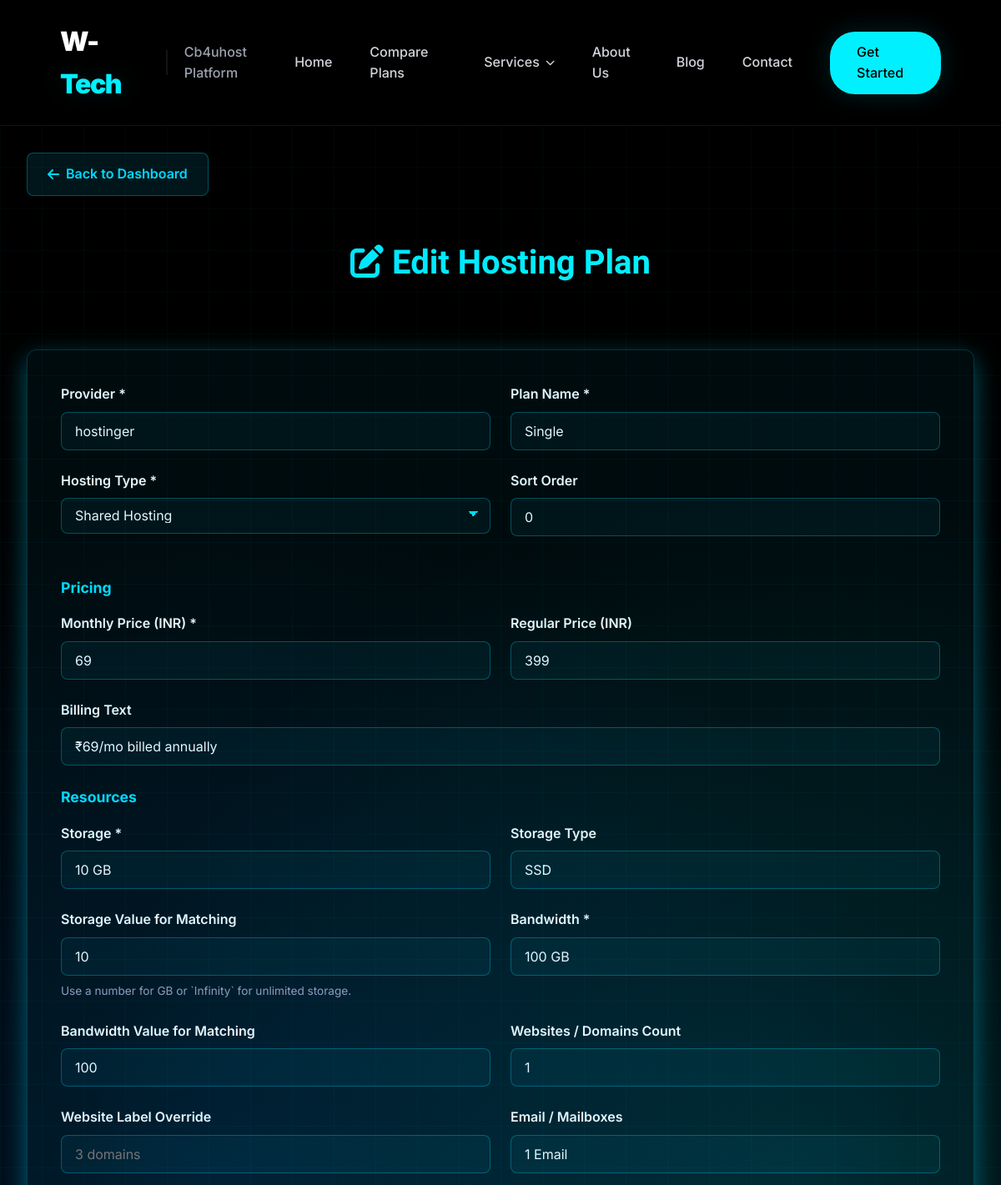
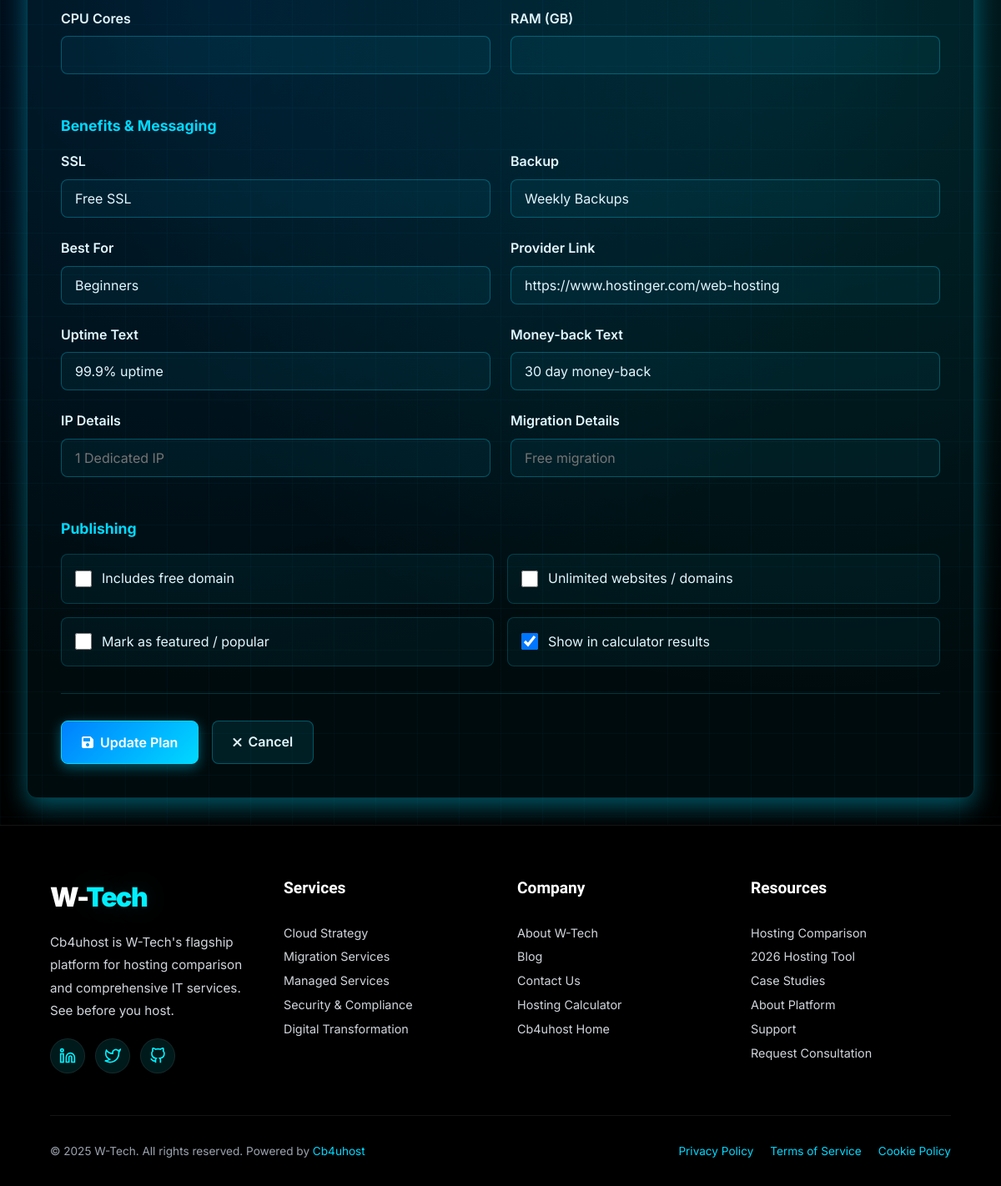
The page /admin/plans/edit/1 (signed in) on the database its author committed (2 pictures, top to bottom).
### app.py (models this page shows, shortened)
class HostingPlan(db.Model):
    id = db.Column(db.Integer, primary_key=True)
    provider = db.Column(db.String(120), nullable=False, index=True)
    name = db.Column(db.String(120), nullable=False)
    hosting_type = db.Column(db.String(30), nullable=False, index=True)
    price = db.Column(db.Integer, nullable=False)
    regular_price = db.Column(db.Integer, nullable=False)
    billing_text = db.Column(db.String(120))
    storage = db.Column(db.String(60), nullable=False)
    storage_value = db.Column(db.Float)
    storage_type = db.Column(db.String(30))
    bandwidth = db.Column(db.String(60), nullable=False)
    bandwidth_value = db.Column(db.Float)
    websites_value = db.Column(db.Integer)
    websites_text = db.Column(db.String(60))
    websites_unlimited = db.Column(db.Boolean, default=False)
    email = db.Column(db.String(120))
    free_domain = db.Column(db.Boolean, default=False)
    ssl = db.Column(db.String(120))
    backup = db.Column(db.String(120))
    best_for = db.Column(db.String(120))
    buy_link = db.Column(db.String(300))
    cpu_cores = db.Column(db.Integer)
    ram = db.Column(db.Integer)
    ips = db.Column(db.String(120))
    migration = db.Column(db.String(120))
    uptime = db.Column(db.String(60))
    money_back = db.Column(db.String(60))
    popular = db.Column(db.Boolean, default=False)
    active = db.Column(db.Boolean, default=True)
    sort_order = db.Column(db.Integer, default=0)
    created_at = db.Column(db.DateTime, default=datetime.utcnow, nullable=False)
    updated_at = db.Column(db.DateTime, default=datetime.utcnow, onupdate=datetime.utcnow)
    __table_args__ = (
        db.UniqueConstraint('provider', 'hosting_type', 'name', name='uq_hosting_plan_provider_type_name'),
    )

### app.py (the view, shortened to what this page needs)
@app.route('/admin/plans/edit/<int:plan_id>', methods=['GET', 'POST'])
@admin_required
def edit_plan(plan_id):
    plan = HostingPlan.query.get_or_404(plan_id)
    return render_template(
        'blog/plan_form.html',
        plan=plan,
        form_data=plan_form_data(plan),
        hosting_types=HOSTING_TYPE_CHOICES,
    )

### templates/blog/plan_form.html (shortened to what this page needs)
{% extends 'base.html' %}
{% block content %}
<div class="container">
    <a href="{{ url_for('admin_dashboard') }}" class="back-link">
        <i class="fas fa-arrow-left"></i> Back to Dashboard
    </a>
    <div class="page-header">
        <h1>{% if plan %}<i class="fas fa-edit"></i> Edit Hosting Plan{% else %}<i class="fas fa-plus-circle"></i> Create Hosting Plan{% endif %}</h1>
    </div>
    <div class="form-container">
        <form method="POST">
            <div class="grid-2">
                <div class="form-group">
                    <label for="provider">Provider *</label>
                    <input type="text" id="provider" name="provider" required value="{{ form_data.get('provider', '') }}" placeholder="Namecheap">
                </div>
                <div class="form-group">
                    <label for="name">Plan Name *</label>
                    <input type="text" id="name" name="name" required value="{{ form_data.get('name', '') }}" placeholder="Stellar">
                </div>
            </div>
            <div class="grid-2">
                <div class="form-group">
                    <label for="hosting_type">Hosting Type *</label>
                    <select id="hosting_type" name="hosting_type" required>
                        {% for value, label in hosting_types %}
                        <option value="{{ value }}" {% if form_data.get('hosting_type', 'shared') == value %}selected{% endif %}>{{ label }}</option>
                        {% endfor %}
                    </select>
                </div>
                <div class="form-group">
                    <label for="sort_order">Sort Order</label>
                    <input type="number" id="sort_order" name="sort_order" value="{{ form_data.get('sort_order', 0) }}" min="0">
                </div>
            </div>
            <div class="section-title">Pricing</div>
            <div class="grid-2">
                <div class="form-group">
                    <label for="price">Monthly Price (INR) *</label>
                    <input type="number" id="price" name="price" required value="{{ form_data.get('price', '') }}" min="1">
                </div>
                <div class="form-group">
                    <label for="regular_price">Regular Price (INR)</label>
                    <input type="number" id="regular_price" name="regular_price" value="{{ form_data.get('regular_price', '') }}" min="1">
                </div>
            </div>
            <div class="form-group">
                <label for="billing_text">Billing Text</label>
                <input type="text" id="billing_text" name="billing_text" value="{{ form_data.get('billing_text', '') }}" placeholder="₹127/mo billed annually">
            </div>
            <div class="section-title">Resources</div>
            <div class="grid-2">
                <div class="form-group">
                    <label for="storage">Storage *</label>
                    <input type="text" id="storage" name="storage" required value="{{ form_data.get('storage', '') }}" placeholder="20 GB">
                </div>
                <div class="form-group">
                    <label for="storage_type">Storage Type</label>
                    <input type="text" id="storage_type" name="storage_type" value="{{ form_data.get('storage_type', '') }}" placeholder="SSD">
                </div>
            </div>
            <div class="grid-2">
                <div class="form-group">
                    <label for="storage_value">Storage Value for Matching</label>
                    <input type="text" id="storage_value" name="storage_value" value="{{ form_data.get('storage_value', '') }}" placeholder="20 or Infinity">
                    <small>Use a number for GB or `Infinity` for unlimited storage.</small>
                </div>
                <div class="form-group">
                    <label for="bandwidth">Bandwidth *</label>
                    <input type="text" id="bandwidth" name="bandwidth" required value="{{ form_data.get('bandwidth', '') }}" placeholder="Unmetered">
                </div>
            </div>
            <div class="grid-2">
                <div class="form-group">
                    <label for="bandwidth_value">Bandwidth Value for Matching</label>
                    <input type="text" id="bandwidth_value" name="bandwidth_value" value="{{ form_data.get('bandwidth_value', '') }}" placeholder="100 or Infinity">
                </div>
                <div class="form-group">
                    <label for="websites_value">Websites / Domains Count</label>
                    <input type="number" id="websites_value" name="websites_value" value="{{ form_data.get('websites_value', '') }}" min="0">
                </div>
            </div>
            <div class="grid-2">
                <div class="form-group">
                    <label for="websites_text">Website Label Override</label>
                    <input type="text" id="websites_text" name="websites_text" value="{{ form_data.get('websites_text', '') }}" placeholder="3 domains">
                </div>
                <div class="form-group">
                    <label for="email">Email / Mailboxes</label>
                    <input type="text" id="email" name="email" value="{{ form_data.get('email', '') }}" placeholder="30 Mailboxes">
                </div>
            </div>
            <div class="grid-2">
                <div class="form-group">
                    <label for="cpu_cores">CPU Cores</label>
                    <input type="number" id="cpu_cores" name="cpu_cores" value="{{ form_data.get('cpu_cores', '') }}" min="0">
                </div>
                <div class="form-group">
                    <label for="ram">RAM (GB)</label>
                    <input type="number" id="ram" name="ram" value="{{ form_data.get('ram', '') }}" min="0">
                </div>
            </div>
            <div class="section-title">Benefits & Messaging</div>
            <div class="grid-2">
                <div class="form-group">
                    <label for="ssl">SSL</label>
                    <input type="text" id="ssl" name="ssl" value="{{ form_data.get('ssl', '') }}" placeholder="Free SSL">
                </div>
                <div class="form-group">
                    <label for="backup">Backup</label>
                    <input type="text" id="backup" name="backup" value="{{ form_data.get('backup', '') }}" placeholder="Basic Backup">
                </div>
            </div>
            <div class="grid-2">
                <div class="form-group">
                    <label for="best_for">Best For</label>
                    <input type="text" id="best_for" name="best_for" value="{{ form_data.get('best_for', '') }}" placeholder="Small websites">
                </div>
                <div class="form-group">
                    <label for="buy_link">Provider Link</label>
                    <input type="url" id="buy_link" name="buy_link" value="{{ form_data.get('buy_link', '') }}" placeholder="https://www.namecheap.com/hosting/shared/">
                </div>
            </div>
            <div class="grid-2">
                <div class="form-group">
                    <label for="uptime">Uptime Text</label>
                    <input type="text" id="uptime" name="uptime" value="{{ form_data.get('uptime', '') }}" placeholder="99.9% uptime">
                </div>
                <div class="form-group">
                    <label for="money_back">Money-back Text</label>
                    <input type="text" id="money_back" name="money_back" value="{{ form_data.get('money_back', '') }}" placeholder="30 day money-back">
                </div>
            </div>
            <div class="grid-2">
                <div class="form-group">
                    <label for="ips">IP Details</label>
                    <input type="text" id="ips" name="ips" value="{{ form_data.get('ips', '') }}" placeholder="1 Dedicated IP">
                </div>
                <div class="form-group">
                    <label for="migration">Migration Details</label>
                    <input type="text" id="migration" name="migration" value="{{ form_data.get('migration', '') }}" placeholder="Free migration">
                </div>
            </div>
            <div class="section-title">Publishing</div>
            <div class="checkbox-grid">
                <label class="checkbox-card">
                    <input type="checkbox" name="free_domain" {% if form_data.get('free_domain') in [True, 'on', 'true', '1', 1] %}checked{% endif %}>
                    <span>Includes free domain</span>
                </label>
                <label class="checkbox-card">
                    <input type="checkbox" name="websites_unlimited" {% if form_data.get('websites_unlimited') in [True, 'on', 'true', '1', 1] %}checked{% endif %}>
                    <span>Unlimited websites / domains</span>
                </label>
                <label class="checkbox-card">
                    <input type="checkbox" name="popular" {% if form_data.get('popular') in [True, 'on', 'true', '1', 1] %}checked{% endif %}>
                    <span>Mark as featured / popular</span>
                </label>
                <label class="checkbox-card">
                    <input type="checkbox" name="active" {% if form_data.get('active', True) in [True, 'on', 'true', '1', 1] %}checked{% endif %}>
                    <span>Show in calculator results</span>
                </label>
            </div>
            <div class="form-actions">
                <button type="submit" class="btn btn-primary">
                    <i class="fas fa-save"></i>
                    <span>{% if plan %}Update Plan{% else %}Create Plan{% endif %}</span>
                </button>
                <a href="{{ url_for('admin_dashboard') }}" class="btn btn-secondary">
                    <i class="fas fa-times"></i>
                    Cancel
                </a>
            </div>
        </form>
    </div>
</div>
{% endblock %}

### rows shown on the page
HostingPlan: provider "hostinger", name "Single", hosting_type "Shared Hosting", regular_price "399", billing_text "₹69/mo billed annually", storage "10 GB", storage_type "SSD", bandwidth "100 GB", email "1 Email", ssl "Free SSL", backup "Weekly Backups", best_for "Beginners", buy_link "https://www.hostinger.com/web-hosting", uptime "99.9% uptime", money_back "30 day money-back"
